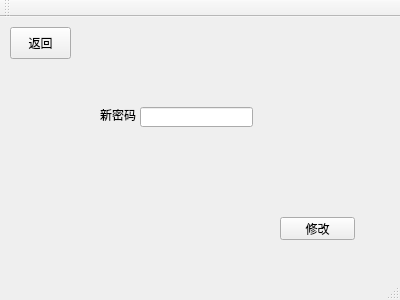
<?xml version="1.0" encoding="UTF-8"?>
<ui version="4.0">
 <class>MainWindow</class>
 <widget class="QMainWindow" name="MainWindow">
  <property name="geometry">
   <rect>
    <x>0</x>
    <y>0</y>
    <width>400</width>
    <height>300</height>
   </rect>
  </property>
  <property name="windowTitle">
   <string>MainWindow</string>
  </property>
  <widget class="QWidget" name="centralWidget">
   <widget class="QStackedWidget" name="stackedWidget">
    <property name="geometry">
     <rect>
      <x>0</x>
      <y>-10</y>
      <width>470</width>
      <height>301</height>
     </rect>
    </property>
    <property name="frameShadow">
     <enum>QFrame::Plain</enum>
    </property>
    <property name="currentIndex">
     <number>5</number>
    </property>
    <widget class="QWidget" name="login_page">
     <widget class="QLabel" name="login_welcome_lbl">
      <property name="geometry">
       <rect>
        <x>130</x>
        <y>30</y>
        <width>221</width>
        <height>51</height>
       </rect>
      </property>
      <property name="text">
       <string>&lt;html&gt;&lt;head/&gt;&lt;body&gt;&lt;p align=&quot;center&quot;&gt;&lt;span style=&quot; font-size:36pt; font-weight:600; color:#400080;&quot;&gt;请登录&lt;/span&gt;&lt;/p&gt;&lt;/body&gt;&lt;/html&gt;</string>
      </property>
     </widget>
     <widget class="QPushButton" name="login_loginBtn">
      <property name="geometry">
       <rect>
        <x>180</x>
        <y>200</y>
        <width>75</width>
        <height>23</height>
       </rect>
      </property>
      <property name="text">
       <string>登录</string>
      </property>
     </widget>
     <widget class="QPushButton" name="login_signinBtn">
      <property name="geometry">
       <rect>
        <x>300</x>
        <y>200</y>
        <width>75</width>
        <height>23</height>
       </rect>
      </property>
      <property name="text">
       <string>注册</string>
      </property>
     </widget>
     <widget class="QLineEdit" name="login_nameEdit">
      <property name="geometry">
       <rect>
        <x>220</x>
        <y>90</y>
        <width>113</width>
        <height>20</height>
       </rect>
      </property>
     </widget>
     <widget class="QLineEdit" name="login_pwdEdit">
      <property name="geometry">
       <rect>
        <x>220</x>
        <y>130</y>
        <width>113</width>
        <height>20</height>
       </rect>
      </property>
      <property name="echoMode">
       <enum>QLineEdit::Password</enum>
      </property>
     </widget>
     <widget class="QLabel" name="label">
      <property name="geometry">
       <rect>
        <x>160</x>
        <y>90</y>
        <width>54</width>
        <height>21</height>
       </rect>
      </property>
      <property name="text">
       <string>证件号：</string>
      </property>
     </widget>
     <widget class="QLabel" name="label_2">
      <property name="geometry">
       <rect>
        <x>160</x>
        <y>130</y>
        <width>54</width>
        <height>21</height>
       </rect>
      </property>
      <property name="text">
       <string> 密码：</string>
      </property>
     </widget>
    </widget>
    <widget class="QWidget" name="signup_page">
     <widget class="QPushButton" name="signup_signinBtn">
      <property name="geometry">
       <rect>
        <x>300</x>
        <y>200</y>
        <width>75</width>
        <height>23</height>
       </rect>
      </property>
      <property name="text">
       <string>注册</string>
      </property>
     </widget>
     <widget class="QLineEdit" name="signup_nameEdit">
      <property name="geometry">
       <rect>
        <x>70</x>
        <y>10</y>
        <width>113</width>
        <height>20</height>
       </rect>
      </property>
     </widget>
     <widget class="QLineEdit" name="signup_pwdEdit">
      <property name="geometry">
       <rect>
        <x>70</x>
        <y>40</y>
        <width>113</width>
        <height>20</height>
       </rect>
      </property>
      <property name="echoMode">
       <enum>QLineEdit::Password</enum>
      </property>
     </widget>
     <widget class="QLabel" name="label">
      <property name="geometry">
       <rect>
        <x>10</x>
        <y>10</y>
        <width>54</width>
        <height>21</height>
       </rect>
      </property>
      <property name="text">
       <string>证件号：</string>
      </property>
     </widget>
     <widget class="QLabel" name="label_2">
      <property name="geometry">
       <rect>
        <x>10</x>
        <y>40</y>
        <width>54</width>
        <height>21</height>
       </rect>
      </property>
      <property name="text">
       <string> 密码：</string>
      </property>
     </widget>
     <widget class="QLabel" name="label_3">
      <property name="geometry">
       <rect>
        <x>10</x>
        <y>80</y>
        <width>54</width>
        <height>21</height>
       </rect>
      </property>
      <property name="text">
       <string>选择银行</string>
      </property>
     </widget>
     <widget class="QComboBox" name="comboBox">
      <property name="geometry">
       <rect>
        <x>70</x>
        <y>70</y>
        <width>271</width>
        <height>41</height>
       </rect>
      </property>
     </widget>
    </widget>
    <widget class="QWidget" name="charge_page">
     <widget class="QPushButton" name="charge_chargeBtn">
      <property name="geometry">
       <rect>
        <x>310</x>
        <y>120</y>
        <width>75</width>
        <height>23</height>
       </rect>
      </property>
      <property name="text">
       <string>充值</string>
      </property>
     </widget>
     <widget class="QDoubleSpinBox" name="charge_numEdit">
      <property name="geometry">
       <rect>
        <x>200</x>
        <y>121</y>
        <width>81</width>
        <height>21</height>
       </rect>
      </property>
     </widget>
     <widget class="QLabel" name="label_3">
      <property name="geometry">
       <rect>
        <x>120</x>
        <y>120</y>
        <width>61</width>
        <height>21</height>
       </rect>
      </property>
      <property name="text">
       <string>充值金额</string>
      </property>
     </widget>
     <widget class="QPushButton" name="returnBtn_3">
      <property name="geometry">
       <rect>
        <x>20</x>
        <y>20</y>
        <width>75</width>
        <height>23</height>
       </rect>
      </property>
      <property name="text">
       <string>返回</string>
      </property>
     </widget>
    </widget>
    <widget class="QWidget" name="withdraw_page">
     <widget class="QPushButton" name="withdraw_withdrawBtn">
      <property name="geometry">
       <rect>
        <x>310</x>
        <y>120</y>
        <width>75</width>
        <height>23</height>
       </rect>
      </property>
      <property name="text">
       <string>取款</string>
      </property>
     </widget>
     <widget class="QDoubleSpinBox" name="withdraw_numEdit">
      <property name="geometry">
       <rect>
        <x>200</x>
        <y>121</y>
        <width>81</width>
        <height>21</height>
       </rect>
      </property>
     </widget>
     <widget class="QLabel" name="label_4">
      <property name="geometry">
       <rect>
        <x>120</x>
        <y>120</y>
        <width>61</width>
        <height>21</height>
       </rect>
      </property>
      <property name="text">
       <string>取款金额</string>
      </property>
     </widget>
     <widget class="QPushButton" name="returnBtn_2">
      <property name="geometry">
       <rect>
        <x>20</x>
        <y>20</y>
        <width>75</width>
        <height>23</height>
       </rect>
      </property>
      <property name="text">
       <string>返回</string>
      </property>
     </widget>
    </widget>
    <widget class="QWidget" name="info_page">
     <widget class="QTextBrowser" name="info_text">
      <property name="geometry">
       <rect>
        <x>110</x>
        <y>50</y>
        <width>256</width>
        <height>192</height>
       </rect>
      </property>
      <property name="font">
       <font>
        <family>新宋体</family>
        <pointsize>12</pointsize>
        <weight>50</weight>
        <bold>false</bold>
       </font>
      </property>
     </widget>
     <widget class="QPushButton" name="returnBtn">
      <property name="geometry">
       <rect>
        <x>20</x>
        <y>10</y>
        <width>75</width>
        <height>23</height>
       </rect>
      </property>
      <property name="text">
       <string>返回</string>
      </property>
     </widget>
    </widget>
    <widget class="QWidget" name="pwd_page">
     <widget class="QPushButton" name="pwd_pwdBtn">
      <property name="geometry">
       <rect>
        <x>280</x>
        <y>210</y>
        <width>75</width>
        <height>23</height>
       </rect>
      </property>
      <property name="text">
       <string>修改</string>
      </property>
     </widget>
     <widget class="QLineEdit" name="pwd_pwdEdit">
      <property name="geometry">
       <rect>
        <x>140</x>
        <y>100</y>
        <width>113</width>
        <height>20</height>
       </rect>
      </property>
      <property name="echoMode">
       <enum>QLineEdit::Password</enum>
      </property>
     </widget>
     <widget class="QLabel" name="label_5">
      <property name="geometry">
       <rect>
        <x>100</x>
        <y>100</y>
        <width>41</width>
        <height>16</height>
       </rect>
      </property>
      <property name="text">
       <string>新密码</string>
      </property>
     </widget>
     <widget class="QPushButton" name="pushButton">
      <property name="geometry">
       <rect>
        <x>10</x>
        <y>20</y>
        <width>61</width>
        <height>32</height>
       </rect>
      </property>
      <property name="text">
       <string>返回</string>
      </property>
     </widget>
    </widget>
    <widget class="QWidget" name="mainPage">
     <widget class="QPushButton" name="getInfoBtn">
      <property name="geometry">
       <rect>
        <x>130</x>
        <y>40</y>
        <width>131</width>
        <height>31</height>
       </rect>
      </property>
      <property name="text">
       <string>查看个人信息</string>
      </property>
     </widget>
     <widget class="QPushButton" name="withdrawBtn">
      <property name="geometry">
       <rect>
        <x>130</x>
        <y>80</y>
        <width>131</width>
        <height>31</height>
       </rect>
      </property>
      <property name="text">
       <string>取款</string>
      </property>
     </widget>
     <widget class="QPushButton" name="chargeBtn">
      <property name="geometry">
       <rect>
        <x>130</x>
        <y>120</y>
        <width>131</width>
        <height>31</height>
       </rect>
      </property>
      <property name="text">
       <string>充值</string>
      </property>
     </widget>
     <widget class="QPushButton" name="logoutBtn">
      <property name="geometry">
       <rect>
        <x>130</x>
        <y>210</y>
        <width>131</width>
        <height>31</height>
       </rect>
      </property>
      <property name="text">
       <string>注销</string>
      </property>
     </widget>
     <widget class="QPushButton" name="PwdBtn">
      <property name="geometry">
       <rect>
        <x>130</x>
        <y>160</y>
        <width>131</width>
        <height>31</height>
       </rect>
      </property>
      <property name="text">
       <string>修改密码</string>
      </property>
     </widget>
    </widget>
   </widget>
  </widget>
  <widget class="QMenuBar" name="menuBar">
   <property name="geometry">
    <rect>
     <x>0</x>
     <y>0</y>
     <width>400</width>
     <height>22</height>
    </rect>
   </property>
  </widget>
  <widget class="QToolBar" name="mainToolBar">
   <attribute name="toolBarArea">
    <enum>TopToolBarArea</enum>
   </attribute>
   <attribute name="toolBarBreak">
    <bool>false</bool>
   </attribute>
  </widget>
  <widget class="QStatusBar" name="statusBar"/>
 </widget>
 <layoutdefault spacing="6" margin="11"/>
 <resources/>
 <connections/>
</ui>
